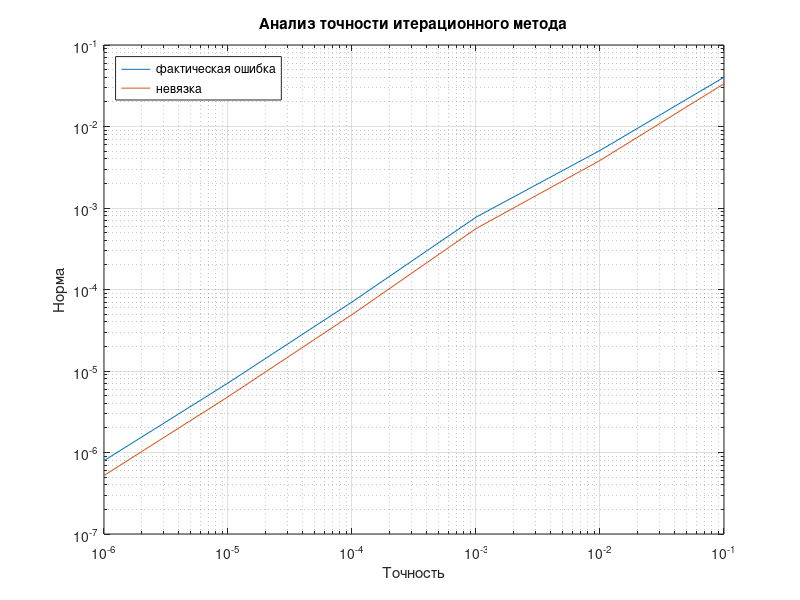
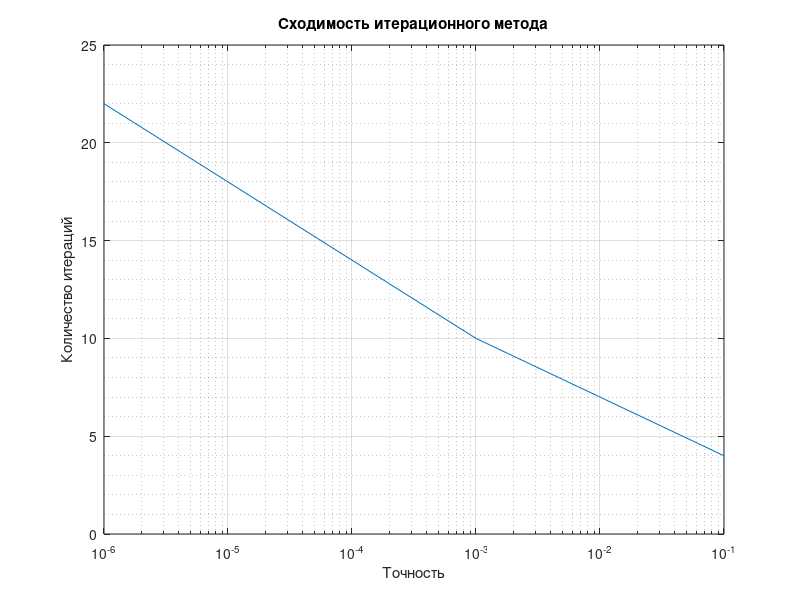

Write the MATLAB code that produced these figures, in order.
clear, clc

n = 15; % размерность
d = 2;  % заданный определитель

D = diag(linspace(50, 131, n));
E = eye(n);
w = rand(n, 1);
Q = E - 2 * w * transpose(w) / (norm(w)) ^ 2;
now_det = det(D);
alpha = (d / now_det) ^ (1 / n);
D = D * alpha;

% Сборка симметричной матрицы
A = Q ^ (-1) * D * Q;

% Истинное решение
xt = rand(n, 1);
b = A*xt;

% Подготовка итерационного метода
alpha = 1 / max(diag(D));
C = max(abs(1 - max(abs(diag(D)))), abs(1 - min(abs(diag(D)))));

for t = 1:6
    eps = 0.1^t;
    it = 0;
    x0 = b;
    x1 = A*x0 + b;
    while norm(x1 - x0) > ((1 - C)*eps)/C
        x0 = x1;
        x1 = x0 - alpha*A*x0 + alpha*b;
        it = it + 1;
    end
    xp = x1;

    mist(t) = norm(xp - xt);
    nev(t) = norm(A*xp - b);
    e(t) = eps;
    ited(t) = it;
end

disp("xt = ");
disp(xt);
disp("x = ");
disp(xp);

% Графики
figure('Name', 'Норма фактической ошибки и норма невязки от точности');
loglog(e, mist); hold on;
loglog(e, nev);
legend('фактическая ошибка', 'невязка', 'Location', 'northwest');
xlabel('Точность');
ylabel('Норма');
grid on; grid minor;
title('Анализ точности итерационного метода');
hold off;

figure('Name', 'Число итераций от заданной точности');
semilogx(e, ited);
xlabel('Точность');
ylabel('Количество итераций');
grid on; grid minor;
title('Сходимость итерационного метода');
